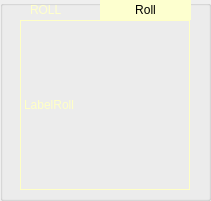
    <widget class="QGroupBox" name="groupBox_5">
     <property name="geometry">
      <rect>
       <x>10</x>
       <y>10</y>
       <width>211</width>
       <height>201</height>
      </rect>
     </property>
     <property name="styleSheet">
      <string notr="true">color: rgb(255, 255, 198);</string>
     </property>
     <property name="title">
      <string/>
     </property>
     <widget class="QLabel" name="labelRoll">
      <property name="geometry">
       <rect>
        <x>20</x>
        <y>20</y>
        <width>170</width>
        <height>170</height>
       </rect>
      </property>
      <property name="styleSheet">
       <string notr="true">border-color: rgb(255, 254, 207);</string>
      </property>
      <property name="frameShape">
       <enum>QFrame::Box</enum>
      </property>
      <property name="text">
       <string>LabelRoll</string>
      </property>
     </widget>
     <widget class="QLabel" name="labelRoll_2">
      <property name="geometry">
       <rect>
        <x>100</x>
        <y>0</y>
        <width>91</width>
        <height>20</height>
       </rect>
      </property>
      <property name="styleSheet">
       <string notr="true">background-color: rgb(253, 255, 207);
color: rgb(0, 0, 0);</string>
      </property>
      <property name="text">
       <string>Roll</string>
      </property>
      <property name="alignment">
       <set>Qt::AlignCenter</set>
      </property>
     </widget>
     <widget class="QLabel" name="labelTemp_4">
      <property name="geometry">
       <rect>
        <x>30</x>
        <y>0</y>
        <width>51</width>
        <height>20</height>
       </rect>
      </property>
      <property name="styleSheet">
       <string notr="true">color: rgb(255, 255, 203);</string>
      </property>
      <property name="text">
       <string>ROLL</string>
      </property>
     </widget>
    </widget>
